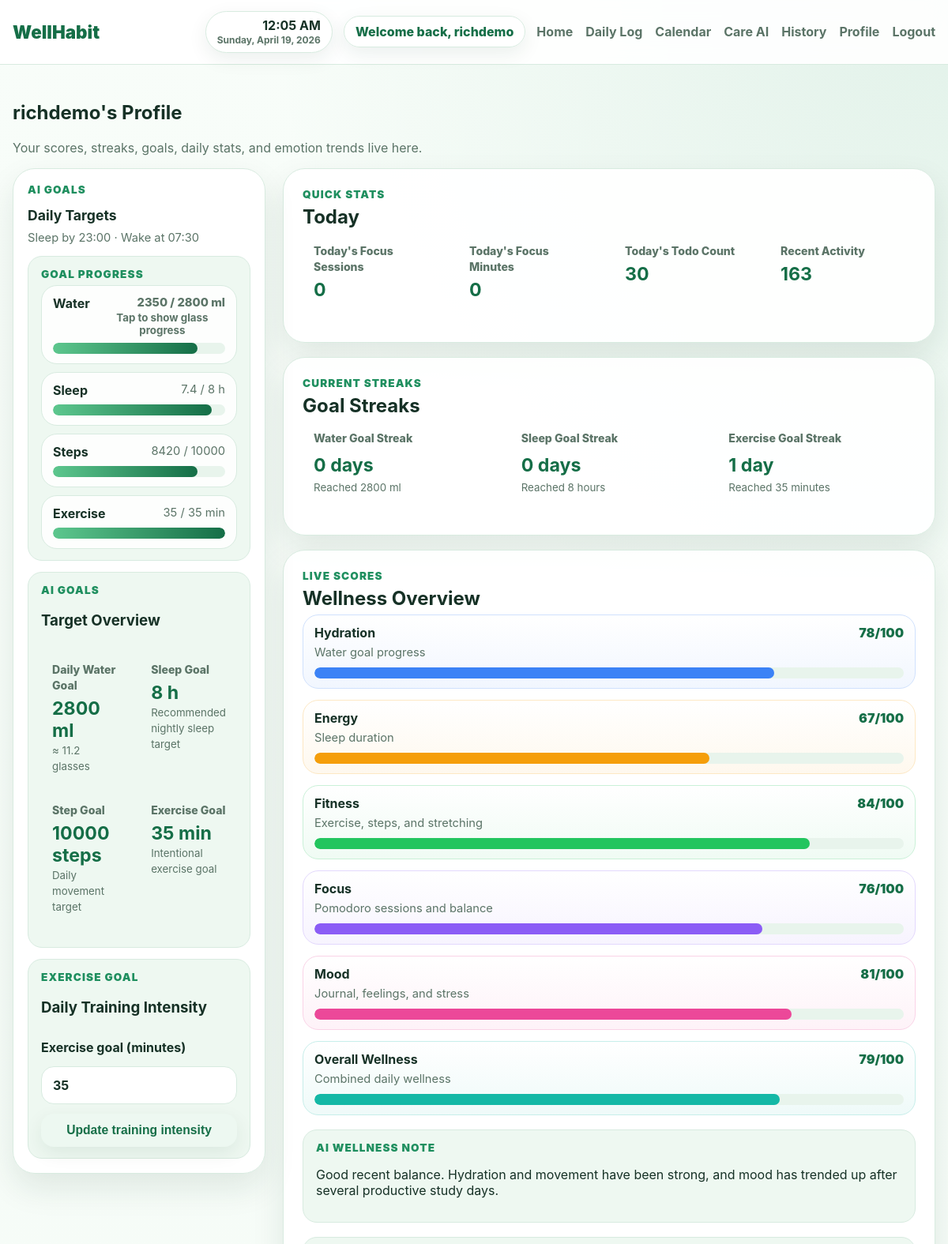
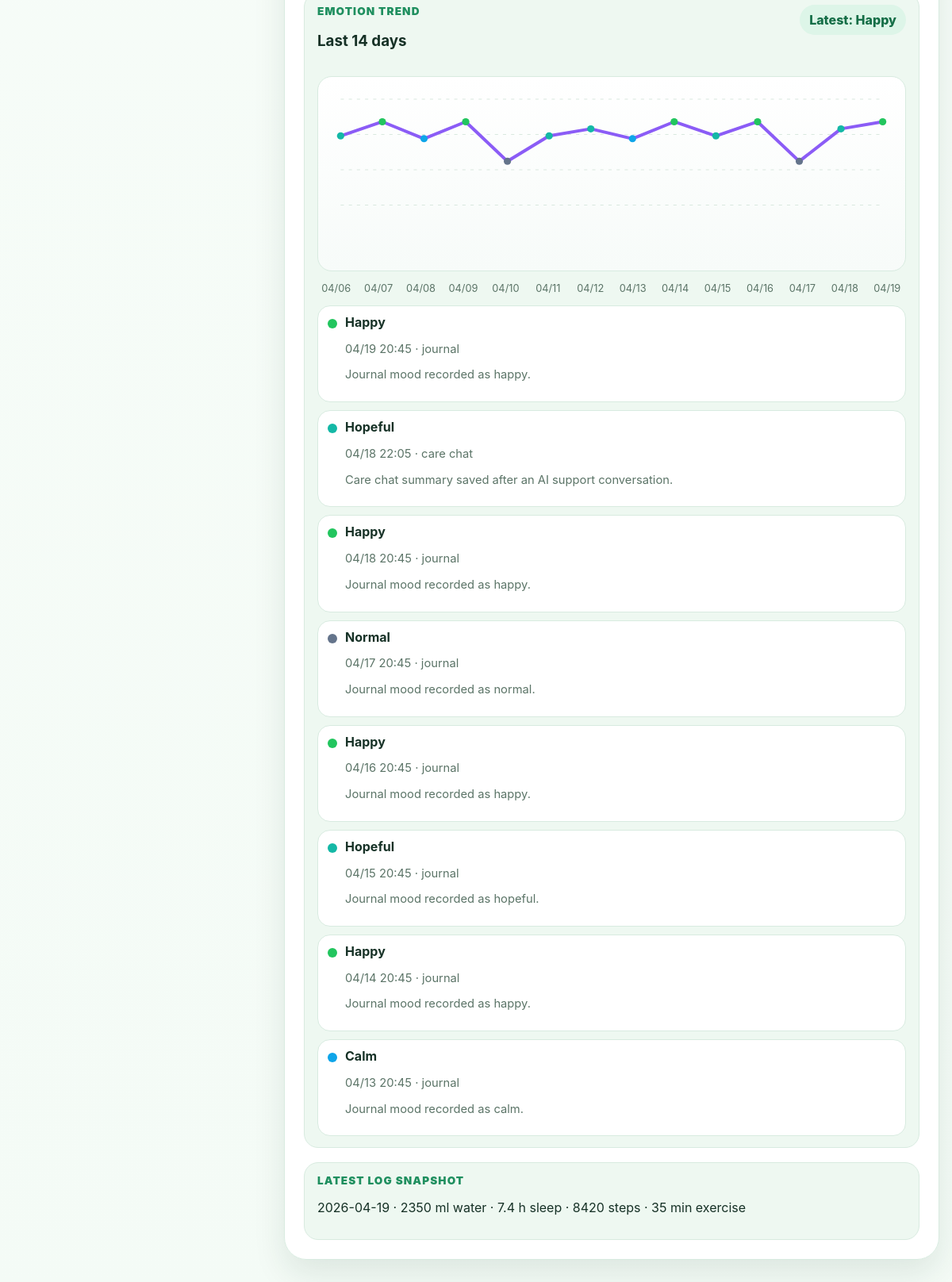
The app's page /profile (signed in) with its own data (2 pictures, top to bottom).
### app/models.py (models this page shows, shortened)
class User(UserMixin, db.Model):
    id = db.Column(db.Integer, primary_key=True)
    username = db.Column(db.String(80), unique=True, nullable=False)
    email = db.Column(db.String(120), unique=True, nullable=False)
    password_hash = db.Column(db.String(255), nullable=False)
    created_at = db.Column(db.DateTime, default=datetime.utcnow, nullable=False)
    age = db.Column(db.Integer)
    gender_identity = db.Column(db.String(30))
    weight_kg = db.Column(db.Float)
    height_cm = db.Column(db.Float)
    daily_water_goal_ml = db.Column(db.Integer, nullable=False, default=2000)
    daily_sleep_goal_hours = db.Column(db.Float, nullable=False, default=8.0)
    daily_step_goal = db.Column(db.Integer, nullable=False, default=8000)
    daily_exercise_goal_minutes = db.Column(db.Integer, nullable=False, default=30)
    optimal_bedtime = db.Column(db.String(5))
    optimal_wake_time = db.Column(db.String(5))
    hydration_score = db.Column(db.Integer, nullable=False, default=50)
    energy_score = db.Column(db.Integer, nullable=False, default=50)
    fitness_score = db.Column(db.Integer, nullable=False, default=50)
    focus_score = db.Column(db.Integer, nullable=False, default=50)
    mood_score = db.Column(db.Integer, nullable=False, default=50)
    overall_wellness_score = db.Column(db.Integer, nullable=False, default=50)
    wellness_summary = db.Column(db.Text)
    wellness_updated_at = db.Column(db.DateTime)
    daily_logs = db.relationship('DailyLog', backref='user', lazy=True, cascade='all, delete-orphan')
    tasks = db.relationship('Task', backref='user', lazy=True, cascade='all, delete-orphan')
    calendar_events = db.relationship('CalendarEvent', backref='user', lazy=True, cascade='all, delete-orphan')
    pomodoro_sessions = db.relationship('PomodoroSession', backref='user', lazy=True, cascade='all, delete-orphan')
    hydration_prompts = db.relationship('HydrationPrompt', backref='user', lazy=True, cascade='all, delete-orphan')
    activity_entries = db.relationship('ActivityEntry', backref='user', lazy=True, cascade='all, delete-orphan')
    mood_entries = db.relationship('MoodEntry', backref='user', lazy=True, cascade='all, delete-orphan')

class MoodEntry(db.Model):
    id = db.Column(db.Integer, primary_key=True)
    user_id = db.Column(db.Integer, db.ForeignKey('user.id'), nullable=False)
    log_id = db.Column(db.Integer, db.ForeignKey('daily_log.id'))
    source = db.Column(db.String(30), nullable=False, default='journal')
    mood_label = db.Column(db.String(40), nullable=False)
    mood_custom_text = db.Column(db.String(120))
    mood_value = db.Column(db.Integer, nullable=False, default=50)
    summary = db.Column(db.Text)
    detected_by = db.Column(db.String(20), nullable=False, default='user')
    event_at = db.Column(db.DateTime, default=datetime.utcnow, nullable=False, index=True)

class DailyLog(db.Model):
    id = db.Column(db.Integer, primary_key=True)
    user_id = db.Column(db.Integer, db.ForeignKey('user.id'), nullable=False)
    log_date = db.Column(db.Date, default=date.today, nullable=False, index=True)
    water_ml = db.Column(db.Integer, nullable=False, default=0)
    sleep_hours = db.Column(db.Float, nullable=False, default=0)
    sleep_quality = db.Column(db.String(20), nullable=False, default='Average')
    steps = db.Column(db.Integer, nullable=False, default=0)
    exercise_minutes = db.Column(db.Integer, nullable=False, default=0)
    notes = db.Column(db.Text)
    journal_text = db.Column(db.Text)
    mood_label = db.Column(db.String(40))
    mood_custom_text = db.Column(db.String(120))
    activity_text = db.Column(db.Text)
    ai_meal_detected = db.Column(db.Boolean, nullable=False, default=False)
    ai_meal_confidence = db.Column(db.String(20))
    ai_feedback = db.Column(db.Text)
    last_meal_detected_at = db.Column(db.DateTime)
    created_at = db.Column(db.DateTime, default=datetime.utcnow, nullable=False)
    hydration_prompts = db.relationship('HydrationPrompt', backref='daily_log', lazy=True)

### app/routes.py (the view, shortened to what this page needs)
    @app.route('/profile', methods=['GET', 'POST'])
    @login_required
    def profile():
        _ensure_baseline_scores(current_user)
        locked = _profile_locked(current_user)
        latest_log = DailyLog.query.filter_by(user_id=current_user.id).order_by(DailyLog.log_date.desc()).first()
        today_log = DailyLog.query.filter_by(user_id=current_user.id, log_date=local_today()).first()
        return render_template(
            'profile.html',
            wellness_metrics=_serialize_wellness(current_user),
            latest_log=latest_log,
            goal_cards=_build_goal_cards(current_user),
            streak_cards=_build_streak_cards(current_user),
            profile_locked=locked,
            today_progress=_progress_snapshot(current_user, today_log),
            progress_cards=_build_progress_cards(current_user, today_log),
            quick_stats_cards=_build_quick_stats(current_user.id, local_today()),
            mood_trend=_build_mood_trend_payload(current_user.id, 14),
        )

### app/templates/profile.html (shortened to what this page needs)
{% extends 'base.html' %}
{% block content %}
<section class="page-header">
    <div>
        <h1>{{ current_user.username }}'s Profile</h1>
        <p class="muted">Your scores, streaks, goals, daily stats, and emotion trends live here.</p>
    </div>
</section>
{% if profile_locked %}
<section class="profile-sticky-layout">
    <aside class="floating-panel profile-goals-panel">
        <div class="section-title-row compact-head">
            <div>
                <p class="eyebrow">AI Goals</p>
                <h2>Daily Targets</h2>
            </div>
        </div>
        <p class="muted small profile-panel-time">Sleep by {{ current_user.optimal_bedtime or '22:00' }} · Wake at {{ current_user.optimal_wake_time or '07:00' }}</p>
        <div class="profile-note-box progress-box-tight">
            <p class="eyebrow">Goal Progress</p>
            <div class="wellness-bars compact-progress-stack">
                {% for item in progress_cards %}
                    <article class="wellness-row compact-progress-row {% if item.glass_progress %}expandable-progress-row{% endif %}">
                        <div class="wellness-row-head compact-progress-head">
                            <strong>{{ item.label }}</strong>
                            {% if item.glass_progress %}
                                <button class="progress-inline-toggle" type="button" data-progress-target="water-glass-progress" aria-expanded="false">
                                    <span>{{ item.value }}</span>
                                    <small>{{ item.toggle_hint }}</small>
                                </button>
                            {% else %}
                                <span>{{ item.value }}</span>
                            {% endif %}
                        </div>
                        <div class="progress-track">
                            <div class="progress-fill" style="width: {{ item.percent }}%;"></div>
                        </div>
                    </article>
                {% endfor %}
            </div>
        </div>
        <div class="profile-note-box profile-target-overview-box">
            <div class="section-title-row compact-head">
                <div>
                    <p class="eyebrow">AI Goals</p>
                    <h3>Target Overview</h3>
                </div>
            </div>
            <div class="goal-card-grid sidebar-goal-grid">
                {% for goal in goal_cards %}
                    <article class="mini-stat-card compact-stat-card">
                        <span class="stat-label">{{ goal.label }}</span>
                        <strong>{{ goal.value }}</strong>
                        {% if goal.subtitle %}<small class="muted">{{ goal.subtitle }}</small>{% endif %}
                    </article>
                {% endfor %}
            </div>
        </div>
        <div class="profile-note-box goal-editor-box">
            <div class="section-title-row compact-head">
                <div>
                    <p class="eyebrow">Exercise Goal</p>
                    <h3>Daily Training Intensity</h3>
                </div>
            </div>
            <form method="post" class="goal-editor-form">
                <label>
                    Exercise goal (minutes)
                    <input type="number" name="daily_exercise_goal_minutes" min="5" max="300" step="5" value="{{ current_user.daily_exercise_goal_minutes or 30 }}">
                </label>
                <button class="btn secondary full-width" type="submit">Update training intensity</button>
            </form>
        </div>
    </aside>
    <div class="profile-main-stack">
        <section class="card profile-summary-card">
            <div class="section-title-row">
                <div>
                    <p class="eyebrow">Quick Stats</p>
                    <h2>Today</h2>
                </div>
            </div>
            <div class="goal-card-grid four-up-grid">
                {% for stat in quick_stats_cards %}
                    <article class="mini-stat-card compact-stat-card">
                        <span class="stat-label">{{ stat.label }}</span>
                        <strong>{{ stat.value }}</strong>
                    </article>
                {% endfor %}
            </div>
        </section>
        <section class="card profile-summary-card">
            <div class="section-title-row">
                <div>
                    <p class="eyebrow">Current Streaks</p>
                    <h2>Goal Streaks</h2>
                </div>
            </div>
            <div class="goal-card-grid streak-card-grid">
                {% for streak in streak_cards %}
                    <article class="mini-stat-card compact-stat-card streak-card">
                        <span class="stat-label">{{ streak.label }}</span>
                        <strong>{{ streak.value }} day{% if streak.value != 1 %}s{% endif %}</strong>
                        <small class="muted">{{ streak.subtitle }}</small>
                    </article>
                {% endfor %}
            </div>
        </section>
        <section class="card profile-summary-card">
            <div class="section-title-row">
                <div>
                    <p class="eyebrow">Live Scores</p>
                    <h2>Wellness Overview</h2>
                </div>
            </div>
            <div class="wellness-bars">
                {% for metric in wellness_metrics %}
                    <article class="wellness-row metric-{{ metric.key }}">
                        <div class="wellness-row-head">
                            <div>
                                <strong>{{ metric.label }}</strong>
                                <span>{{ metric.subtitle }}</span>
                            </div>
                            <div class="wellness-score-value">{{ metric.value }}/100</div>
                        </div>
                        <div class="progress-track">
                            <div class="progress-fill metric-{{ metric.key }}" style="width: {{ metric.value }}%;"></div>
                        </div>
                    </article>
                {% endfor %}
            </div>
            {% if current_user.wellness_summary %}
                <div class="profile-note-box">
                    <p class="eyebrow">AI Wellness Note</p>
                    <p>{{ current_user.wellness_summary }}</p>
                </div>
            {% endif %}
            <div class="profile-note-box mood-trend-card">
                <div class="section-title-row compact-head">
                    <div>
                        <p class="eyebrow">Emotion Trend</p>
                        <h3>Last {{ mood_trend.points|length }} days</h3>
                    </div>
                    {% if mood_trend.latest %}
                        <span class="pill">Latest: {{ mood_trend.latest.display }}</span>
                    {% endif %}
                </div>
                <div class="mood-chart-wrap">
                    <svg class="mood-chart" id="mood-chart" viewBox="0 0 700 220" preserveAspectRatio="none" data-points='{{ mood_trend.points|tojson }}'>
                        <g id="mood-chart-grid"></g>
                        <path id="mood-chart-line" d="" fill="none" stroke="#8b5cf6" stroke-width="4" stroke-linecap="round" stroke-linejoin="round"></path>
                        <g id="mood-chart-points"></g>
                    </svg>
                </div>
                <div class="mood-chart-labels">
                    {% for point in mood_trend.points %}
                        <span>{{ point.short_date }}</span>
                    {% endfor %}
                </div>
                <div class="mood-recent-list">
                    {% for entry in mood_trend.recent_entries %}
                        <div class="mood-recent-item">
                            <span class="mood-dot" style="background: {{ entry.color }};"></span>
                            <div>
                                <strong>{{ entry.display }}</strong>
                                <p class="muted small">{{ entry.event_at.strftime('%m/%d %H:%M') }} · {{ entry.source }}</p>
                                {% if entry.summary %}<p class="muted small">{{ entry.summary }}</p>{% endif %}
                            </div>
                        </div>
                    {% else %}
                        <p class="muted">No mood records yet.</p>
                    {% endfor %}
                </div>
            </div>
            {% if latest_log %}
                <div class="profile-note-box">
                    <p class="eyebrow">Latest Log Snapshot</p>
                    <p>{{ latest_log.log_date }} · {{ latest_log.water_ml }} ml water · {{ latest_log.sleep_hours }} h sleep · {{ latest_log.steps }} steps · {{ latest_log.exercise_minutes }} min exercise</p>
                </div>
            {% endif %}
        </section>
    </div>
</section>
{% endif %}
{% endblock %}

### app/templates/base.html (shortened to what this page needs)
<!doctype html>
<html lang="en">
<head>
    <link rel="stylesheet" href="{{ url_for('static', filename='style.css') }}">
</head>
<body>
    <nav class="navbar">
        <div class="container nav-inner">
            <div class="nav-left-zone">
                <a class="brand" href="{{ url_for('index') }}">WellHabit</a>
            </div>
            <div class="nav-right-zone">
                <div class="nav-clock" id="nav-local-time-wrap">
                    <div class="nav-clock-stack">
                        <strong id="nav-local-time">{{ nav_local_time }}</strong>
                        <span>{{ nav_local_date }}</span>
                    </div>
                </div>
                {% if current_user.is_authenticated %}
                    <span class="welcome-pill">Welcome back, {{ current_user.username }}</span>
                {% endif %}
                <div class="nav-links">
                    {% if current_user.is_authenticated %}
                        <a href="{{ url_for('dashboard') }}">Home</a>
                        <a href="{{ url_for('logs') }}">Daily Log</a>
                        <a href="{{ url_for('calendar_view') }}">Calendar</a>
                        <a href="{{ url_for('care_chat_page') }}">Care AI</a>
                        <a href="{{ url_for('history_view') }}">History</a>
                        <a href="{{ url_for('profile') }}">Profile</a>
                        <a href="{{ url_for('logout') }}">Logout</a>
                    {% else %}
                        <a href="{{ url_for('login') }}">Login</a>
                        <a href="{{ url_for('register') }}">Register</a>
                    {% endif %}
                </div>
            </div>
        </div>
    </nav>
    <main class="container page">
        {% block content %}{% endblock %}
    </main>
</body>
</html>

### records on screen
User: username "richdemo", optimal_bedtime "23:00", optimal_wake_time "07:30", daily_exercise_goal_minutes "35", wellness_summary "Good recent balance. Hydration and movement have been strong, and mood has trended up after several productive study days."
MoodEntry: display "Happy", event_at "04/19 20:45", source "journal", summary "Journal mood recorded as happy."
MoodEntry: display "Hopeful", event_at "04/18 22:05", source "care chat", summary "Care chat summary saved after an AI support conversation."
MoodEntry: display "Happy", event_at "04/18 20:45", source "journal", summary "Journal mood recorded as happy."
MoodEntry: display "Normal", event_at "04/17 20:45", source "journal", summary "Journal mood recorded as normal."
MoodEntry: display "Happy", event_at "04/16 20:45", source "journal", summary "Journal mood recorded as happy."
MoodEntry: display "Hopeful", event_at "04/15 20:45", source "journal", summary "Journal mood recorded as hopeful."
MoodEntry: display "Happy", event_at "04/14 20:45", source "journal", summary "Journal mood recorded as happy."
MoodEntry: display "Calm", event_at "04/13 20:45", source "journal", summary "Journal mood recorded as calm."
DailyLog: log_date "2026-04-19", water_ml "2350", sleep_hours "7.4", steps "8420", exercise_minutes "35"

### other values on screen
{{ nav_local_date }} "Sunday, April 19, 2026"
{{ item.label }} "Water" "Sleep" "Steps" "Exercise"
{{ item.value }} "2350 / 2800 ml"
{{ item.toggle_hint }} "Tap to show glass progress"
{{ item.value }} "7.4 / 8 h" "8420 / 10000" "35 / 35 min"
{{ goal.label }} "Daily Water Goal" "Sleep Goal" "Step Goal" "Exercise Goal"
{{ goal.value }} "2800 ml" "8 h" "10000 steps" "35 min"
{{ goal.subtitle }} "≈ 11.2 glasses" "Recommended nightly sleep target" "Daily movement target" "Intentional exercise goal"
{{ stat.label }} "Today's Focus Sessions" "Today's Focus Minutes" "Today's Todo Count" "Recent Activity"
{{ stat.value }} "0" "0" "30" "163"
{{ streak.label }} "Water Goal Streak" "Sleep Goal Streak" "Exercise Goal Streak"
{{ streak.value }} "0" "0" "1"
{{ streak.subtitle }} "Reached 2800 ml" "Reached 8 hours" "Reached 35 minutes"
{{ metric.label }} "Hydration" "Energy" "Fitness" "Focus" "Mood" "Overall Wellness"
{{ metric.subtitle }} "Water goal progress" "Sleep duration" "Exercise, steps, and stretching" "Pomodoro sessions and balance" "Journal, feelings, and stress" "Combined daily wellness"
